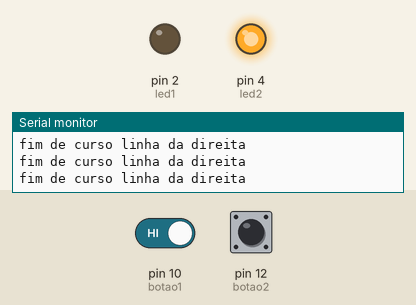
Recording of a program running on a simulated Arduino Uno, built with avr-gcc and run on an emulated ATmega328P. Shown: output pins drawn as LEDs (lit = HIGH), the last lines printed to the serial monitor. The test bench sets the inputs (shaded band); at power-on: pin 12 (botao2) LOW, pin 10 (botao1) HIGH.

Above: at 1.8 s.
1.9 s: pin 12 (botao2) pulled HIGH for 0.6 s
At 2.25 s:
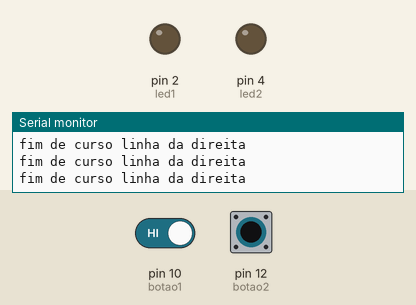
4.0 s: pin 12 (botao2) pulled HIGH for 3.2 s
At 7.9 s:
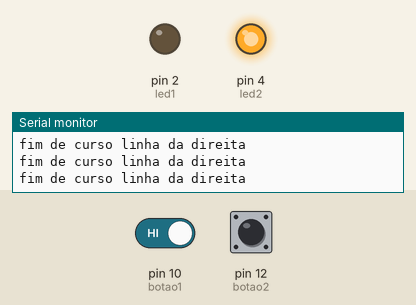
8.7 s: pin 10 (botao1) driven LOW and pin 12 (botao2) driven HIGH
At 9.1 s:
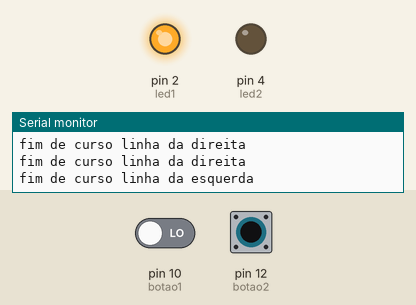
10.2 s: pin 10 (botao1) driven HIGH
At 11.5 s:
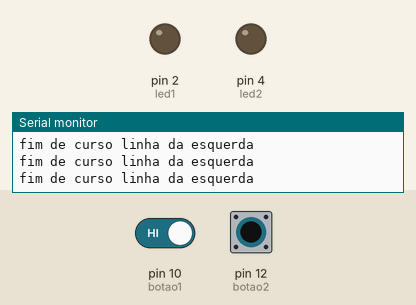
Timing chart, 0 to 12.7 s (numbered marks = the images above; inputs shaded):
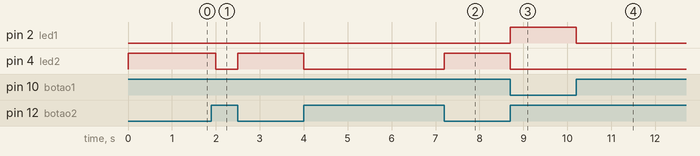

Measured:
- after the input at 1.9 s, pin 4 (led2): HIGH → LOW after 0.10 s, → HIGH 0.50 s later
- after the input at 4.0 s, pin 4 (led2): HIGH → LOW at once, → HIGH 3.2 s later
- after the input at 8.7 s, pin 2 (led1): LOW → HIGH at once; pin 4 (led2): HIGH → LOW at once
- after the input at 10.2 s, pin 2 (led1): HIGH → LOW at once

The program:

main.cpp
```cpp
#include <Arduino.h>

const int BAUD_RATE=9600;
int botao1= 10;
int botao2= 12;
int led1= 2;
int led2= 4;

void setup()
{
  Serial.begin(BAUD_RATE);
  pinMode(botao1, INPUT);
  pinMode(botao2, INPUT);
  pinMode(led1, OUTPUT);
  pinMode(led2, OUTPUT);
}
void loop()
{
  //enquanto pressionar no botao1
while (digitalRead(botao1)==LOW)
{
digitalWrite(led1,HIGH);
  //fim de curso linha esquerda
Serial.println("fim de curso linha da esquerda");
delay(500);
digitalWrite(led1,LOW);
}
  //enquanto pressionar no botao2
while (digitalRead(botao2)==LOW)
{
  digitalWrite(led2,HIGH);
  //fim de curso linha direita
  Serial.println("fim de curso linha da direita");
  delay(500);
  digitalWrite(led2,LOW);
}
}
```
